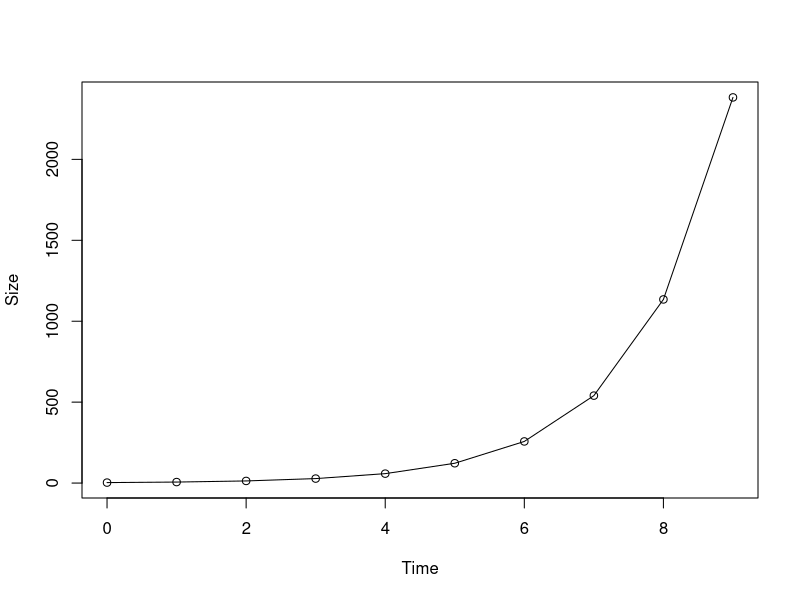
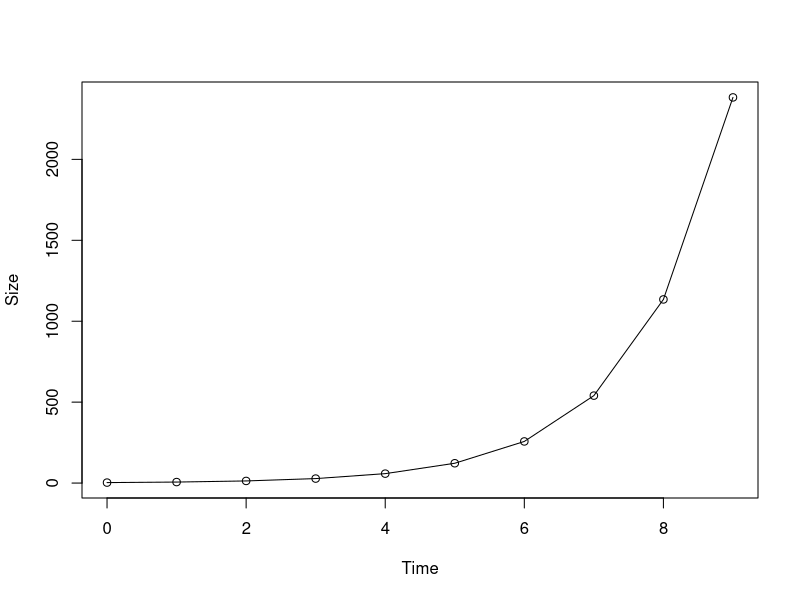
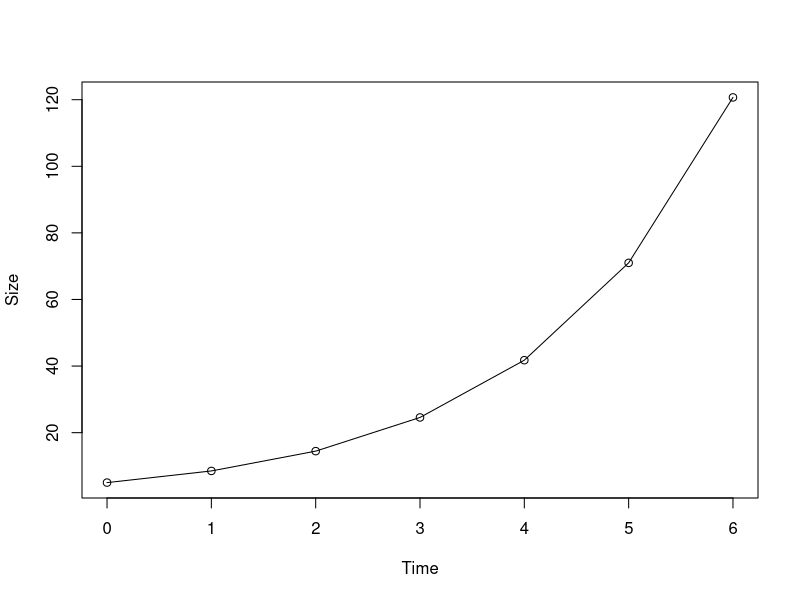
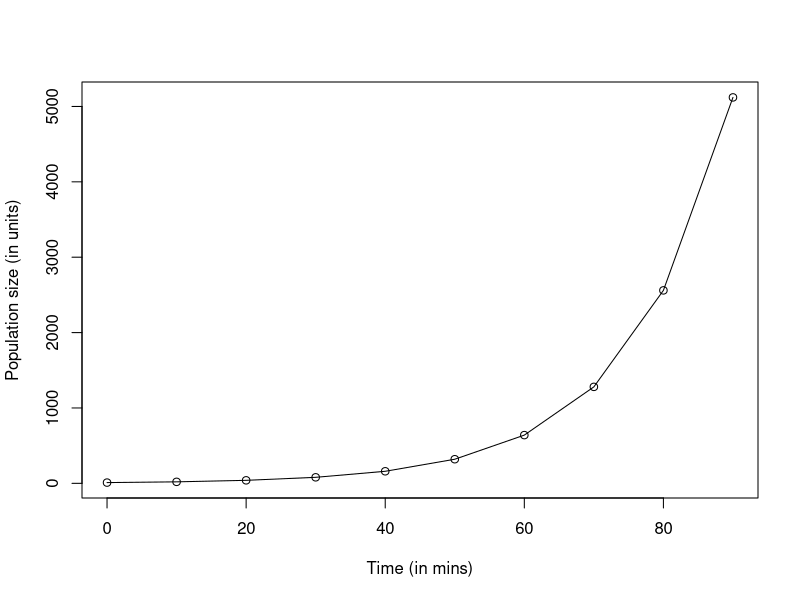
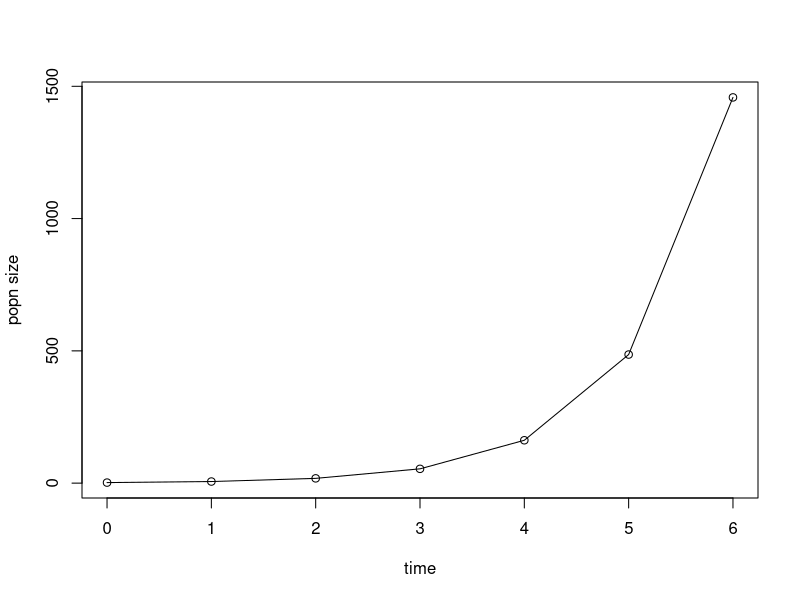
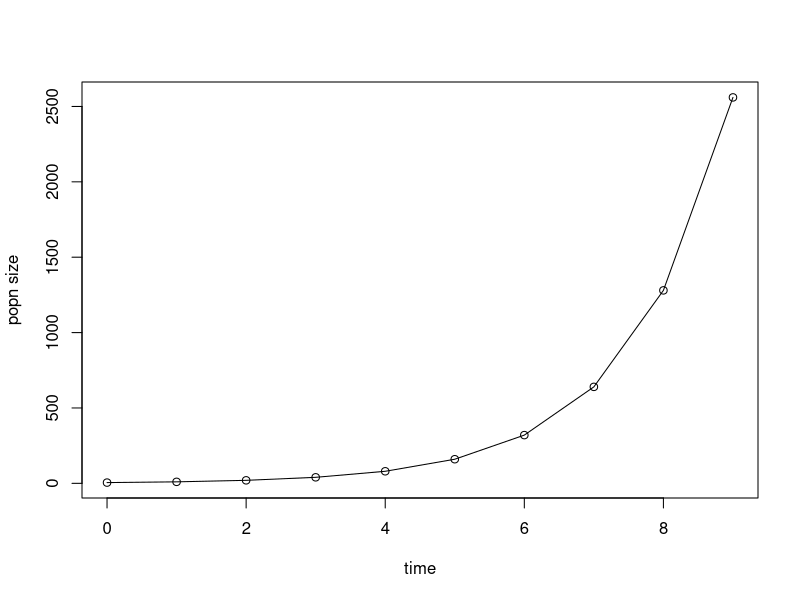
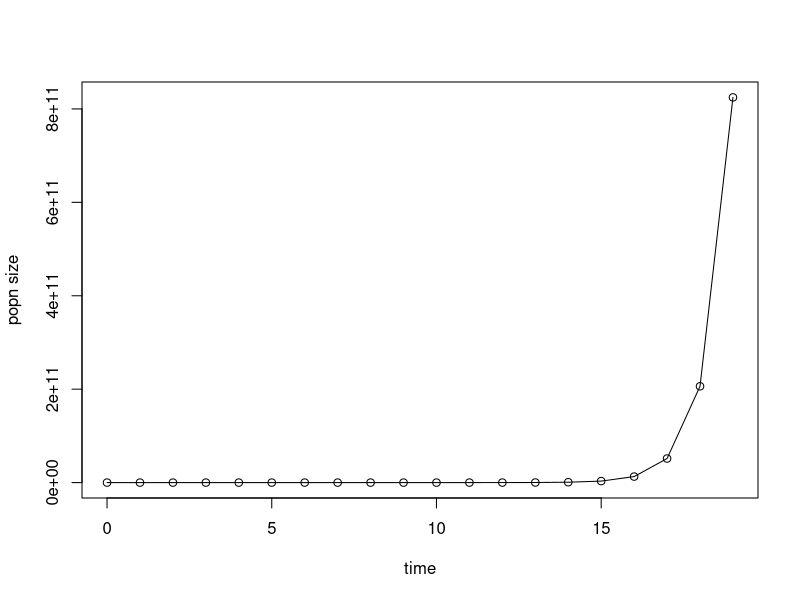
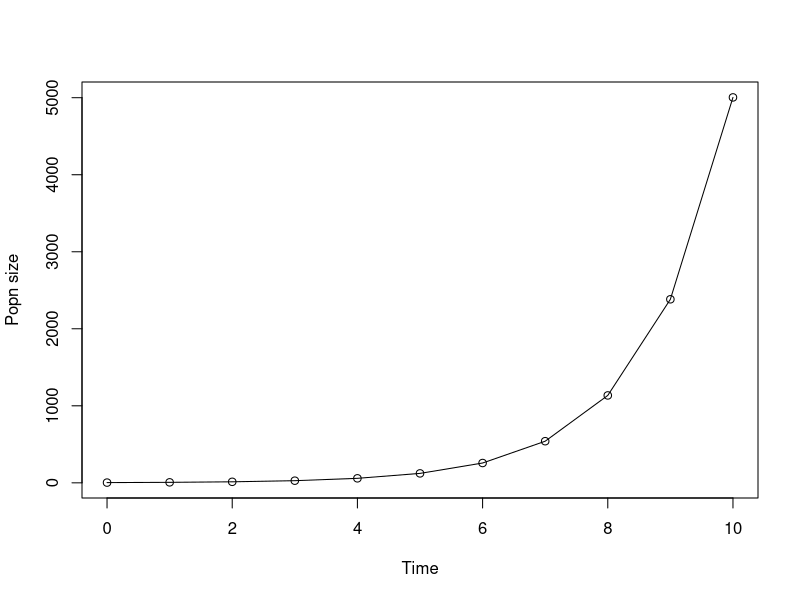

Source code (R) for these figures, in order:
#' ---
#' title: "Simulation in R"
#' author: "Toheeb"
#' 
#' 
#' # **BASIC POPULATION DYNAMICS**
#' **Difference Equations in R 
#' **DISCRETE-TIME DYNAMICAL MODELS 
#' Difference equations are used for when changes occur in discrete time intervals
#' 
#' ## 1. Exponential Growth (i.e., a population growing indefinitely)
#' ### Method A -- Using difference equation
#' To calculate exponential growth at discrete time intervals, the difference equation (i.e., 
#' the discrete-time exponential equation) is:
#' N_t+1 = N~_ + bN_t - dN_t where N_t+1 = new popn size; N_t = old popn size; b = per capita 
#' ...birth rate; d = per capita death rate)
#'          = N_t + (b-d)N_t
#'          = N_t + (r)N_t 
#'          = (1 + r)N_t 
#'          = λN_t
#' 
#' Example 1: Calculate population size at 10 discrete times, using the formula above.
# Use a FOR loop
generations <- 10
N <- numeric(generations) # a vector with empty spaces for 10 numeric values
N[1] <- 3 # assume the first element in N is 3, i.e., the initial population size
lambda <- 2.1 # assume lambda (growth coefficient??) has a value of 2.1
for (t in 1:(generations - 1)) {
    N[t + 1] <- lambda * N[t] 
}
(N)

plot(0:(generations - 1), N, type = "o", xlab = "Time", ylab = "Size")
# NB: the population is initially at rest (no changes), hence the starting point is zero

#' 
#' Example 2: To calculate population growth for different populations with different starting 
#' sizes, lambdas, and time points, a function is more useful here:
pop_growth <- function(lambda, N0, gen) {
    for (i in 1:(gen - 1)) {
        N0[i + 1] <- lambda * N0[i]
    }
    return(N0)
}

#' 
# if lambda is 2.1 and population size starts at n = 3, what are new population sizes at 9 
#...more instances?
pop_growth(2.1, 3, 10)

#' 
# if lambda is 1.7 and population size starts at n = 5, what are new population sizes at 6 additional discrete times?
pop_growth(1.7, 5, 7)

#' 
#' Throw a graph into the mix:
popgrowth_graph <- function(lambda, N0, gen) {
    for (i in 1:(gen - 1)) {
        N0[i + 1] <- lambda * N0[i]
    }
    new_pop <- N0
    graph <- plot(0:(gen - 1), new_pop, xlab = "Time", ylab = "Size", type = "o")
    return(list(new_pop, graph))
}

popgrowth_graph(2.1, 3, 10)
popgrowth_graph(1.7, 5, 7)

#' 
#' #### PRACTICE QUESTIONS
#' 1. A population of amoeba doubles every 10 minutes. Starting with a sample size of 10, what 
#' will be the population at the end of 90 minutes?
rep <- 10 # 1 starting population, and 9 growth repetitions
pop <- numeric(rep)
pop[1] <- 10
lmb <- 2 # lambda
for (t in 1:(rep - 1)) {
    pop[t + 1] <- pop[t] * lmb
}
pop

#' 
timeInterval <- seq(0,90,10) # a sequence of 0 to 90, spaced at 10-unit intervals
plot(timeInterval, pop, xlab = "Time (in mins)", ylab = "Population size (in units)", type = "o")

#' 2. Write a function to calculate the exponential growth of some unnamed organism, given the 
#' starting pop size, multiplication factor, and number of repetitions.
expo <- function(size, mult_factor, cycles) {
    for (t in 1:(cycles - 1)) {
        size[t + 1] <- size[t] * mult_factor
    }
    graphing <- plot(0:(cycles - 1), size, xlab = "time", ylab = "popn size", type = "o")
    return(list(size, graphing))
}

expo(2, 3, 7)
expo(5, 2, 10)
expo(3, 4, 20)

#' 
#' 
## -----------------------------------------------------------------------------
## -----------------------------------------------------------------------------
#' ### Method B -- Using explicit solution:
#' N_t = (λ ^ t) * N_0 [where N_t = new pop size, t = time interval, N_0 = starting population]
#' 
#' Example: Calculate new pop sizes at 10 time intervals for a pop starting at n=3
lambda <- 2.1
t <- 0:10
N0 <- 3
Nt <- (lambda ^ t) * N0
(Nt)
plot(t, Nt, type = "o", xlab = "Time", ylab = "Popn size")

#' 
#' 
#' 
## -----------------------------------------------------------------------------
## -----------------------------------------------------------------------------
#' ## 2. Logistic Growth (i.e., a geometric growth followed by stability)
#' The Discrete-Time logistic equation (difference equation for logistic growth) is:
#' N_t+1~ = N_t + rN_t (1 - [N_t/K]). \
#' r = per capita birth rate minus per capita death rate; K = carrying capacity
#' NB: This equation simply adds the the last expression (in parenthesis) to the difference 
#' equation for exponential growth. As with exponential growth, log growth difference equation 
#' is solved/applied using simulation (For loops and Functions)
#' 
#' Example:
dlogistic <- function(k, r, n, generations) {
    for (x in 1:(generations - 1)) {
        n[x + 1] <- n[x] + (r * n[x]) * (1 - (n[x] / k))
    }
    new_popns <- n
    output <- plot(0:(generations - 1), new_popns, type = "o", xlab = "time", ylab = "Pop Size")
    return(list(new_popns, output))
}

dlogistic(k = 1000, r = 1.5,  n = 10, generations = 30)

#' 
#' 
#' 
## -----------------------------------------------------------------------------
## -----------------------------------------------------------------------------
## -----------------------------------------------------------------------------
## -----------------------------------------------------------------------------
## -----------------------------------------------------------------------------
## -----------------------------------------------------------------------------
#' # **DETERMINISTIC CHAOS**
#' A population growth dynamic may exhibit:
#' 1-point cycle: same population size repeated continuously
#' 2-point cycle: two populations repeated at certain intervals
#' 3-point cycle
#' ...and so on. 
#' However, a population may also exhibit an irregular, unpredictable pattern of growth. It is 
#' thus said to be in a "chaotic" state. Hence, deterministic CHAOS.
#' 
#' The difference equation here is:
#' X_t+1~ = r * X_t * (1-X~t~) [where: X_t+1 = the new ratio of existing population to maximum 
#'...possible population; X_t = the old ratio of existing population to maximum possible 
#'..population; r is per capita birth rate minus per capita death rate
canlogistic <- function(r, x0, generations) {
    for (i in 1:(generations - 1)) {
        x0[i + 1] <- r * x0[i] * (1 - x0[i])
    }
    pop_ratios <- x0
    return(pop_ratios)
}

generations <- 250
xt_1 <- canlogistic(2, 0.9, 250)
xt_2 <- canlogistic(3.5, 0.9, 250)
xt_3 <- canlogistic(3.9, 0.9, 250)
par(mfrow = c(1, 3))
plot(0:(generations - 1), xt_1, type = "o", xlim = c(200, 250), xlab = "Generations", ylab = "population density", main = "r=2")
plot(0:(generations - 1), xt_2, type = "o", xlim = c(200, 250), xlab = "Generations", ylab = "population density", main = "r=3.5")
plot(0:(generations - 1), xt_3, type = "o", xlim = c(200, 250), xlab = "Generations", ylab = "population density", main = "r=3.9")

#' 
#' Note that the graph becomes more "chaotic" as r increases
#' 
#' **Note to self**: The plots didn't display in VSCode. Running the code ".vsc.attach()" still didn't fix it. (It worked in an earlier work though)
#' 
#' 
#' ## Bifurcation Diagrams
#' A bifurcation diagram can help visualize how different patterns of growth appear in populations over periods
## ------------------------------------------------------------------------------------------------
minr <- 2.5 # minimum r
maxr <- 4.0 # maximum r
inc <- 0.01 # incremental unit
rd <- seq(minr, maxr, inc)

#' 
#' 
#' 
#' In bifurcation diagrams, the interest is usually focused on later generation because unpredictable patterns generally appear after the population has attained equilibrium.
## ------------------------------------------------------------------------------------------------
ttransients <- 100 # "transient" is a term referring to the early periods (generations) in a population before it reaches equilibrium. In the current example, transient is set to 100, i.e., the diagram should ignore the 1st 100 generations of the population

#' 
## ------------------------------------------------------------------------------------------------
trange <- 400 # the data will contain 400 generations (i.e, after the 1st 100, i.e., it will display only generations 101-500)

#' 
#' 
## ------------------------------------------------------------------------------------------------
#create an empty plot:
par(mfrow = c(1, 1)) # This resets the plot (from a previous code that demarcates the plot for three objects). Note that this is only needed in a basic R environment, not in R Markdown (where codes are organized in chunks, such that restrictions/definitions in a previous plot wouldn't carry over to a next one)

plot(c(minr, maxr), c(0, 1), type = "n", pch = ".", xlab = "r", ylab = "Population density in the last 400 generations")

# Now insert the plot:
for (r in rd) {
    x <- 0.1
    for (i in 1:ttransients) {
        x <- r * x * (1 - x)
    }
    for (i in 1:trange) {
        x <- r * x * (1 - x)
        points(r, x, pch = ".")
    }
} # recall that rd, ttransients, and trange have been defined previously

#' 
#' 
#' *Note to self: I wonder why it is not "101:trange" since it's a continuation from ttransients. Same result either way, though.*
#' 
#' Notice the different point cycles (1, 2, 4, etc...) in the resulting bifurcation diagram
#' 
#' 
#' # **DIFFERENTIAL EQUATIONS IN R**
#' Differential equations are used for representing population dynamic when the population changes continuously (unlike at discrete time intervals)
#' 
#' ## Representing Basic Dynamics
## ------------------------------------------------------------------------------------------------
# install.packages("deSolve")

#' 
#' The ode (ordinary differential equation) function used later is contained in the "deSolve" package. Some of the function's arguments are:\
#' y: the state variable(s), y[1] is the 1st state var, y[2] is 2nd, etc.\
#' times: sequence of output\
#' func: the set of derivatives; defined as function(times, y, parms)\
#' parms: parameters (constant) passed, p[1] is the 1st parameter\
#' method: numerical integration algorithm e.g., Runge-Kutta (default is Isoda)
## ------------------------------------------------------------------------------------------------
library(deSolve)

#' 
## ------------------------------------------------------------------------------------------------
cgrowth <- function(times, y, parms) {
    dN_dT <- p[1] * y[1]
    return(list(dN_dT))
}

#' 
## ------------------------------------------------------------------------------------------------
p <- 0.5
y0 <- 2
t <- 0:20
sol <- ode(y = y0, times = t, func = cgrowth, parms = p) # ode = ordinary differential equation

#' 
#' 
## ------------------------------------------------------------------------------------------------
plot(t, sol[, 2], type = "o")

#' 
#' ## Continous time logistic equation
#' The above problem can also be solved using the continous time logistic equation (i.e., dN/dT = rN (1 - N/k):
## ------------------------------------------------------------------------------------------------
clogistic <- function(times, y, parms) {
    dN_dT <- p[1] * y[1] * (1 - (y[1] / p[2]))
    return(list(dN_dT))
}

#' 
## ------------------------------------------------------------------------------------------------
p <- c(0.5, 1000)
y0 <- 2
t <- 0:30
sol2 <- ode(y = y0, times = t, func = clogistic, parms = p)
plot(t, sol2[, 2], type = "o")
# Note the sigmoidal shape of the curve, which is xteristic of a logistic growth

#' 
#' 
#' ## Lotka-Volterra Predation Equations
#' Instantaneous rate of change in the prey population is given as: dN/dT = (r * N) - a * P * N \
#' Instantaneous rate of change in the predator popn is given as: dP/dT = -(b * P) + f * P * N
## ------------------------------------------------------------------------------------------------
library(lattice)
r <- 0.5; a <- 0.01; f <- 0.01; b <- 0.2
p <- c(r, a, b, f)
y0 <- c(N = 25, P = 5)
t <- seq(0, 200, 0.1)

#' 
## ------------------------------------------------------------------------------------------------
pred_prey <- function(times, y, parms) {
    N <- y[1]
    P <- y[2]
    with(as.list(p), {
        dN_dT <- (r * N) - (a * P * N)
        dP_dT <- -(b * P) + (f * P * N)
        return(list(c(dN_dT, dP_dT)))
    }
    )
}

#' 
#' 
## ------------------------------------------------------------------------------------------------
output <- ode(y = y0, times = t, func = pred_prey, parms = p)
par(mfrow = c(2, 1))
matplot(output[, 1], output[, 2:3], type = "o", xlab = "Time??",ylab = "Population Size")

# Or, plot a graph of predator density against prey density
plot(output[, 2], output[, 3], type = "l", xlab = "Prey density", ylab = "Predator density")

#' 
#' 
#' 
#' # **STOCHASTIC MODELS**
#' Stochastic models deal with random variables/numbers. Random numbers can be generated by using any of two procedures: \
#' 1. By drawing from existing distributions \
#' 2. By drawing from custom-made selections
#' 
#' ## 1. Using Exisitng Distributions
#' ### A. Uniform Distribution -- the general form of the function is: \
#' runif(n, min, max)
#' 
## ------------------------------------------------------------------------------------------------
runif(15, 1, 10) # generate 15 random numbers btw 1 and 10

#' 
#' If the min and max are not specified, R sets the default to 0 and 1 respectively:
## ------------------------------------------------------------------------------------------------
runif(15) #15 random numbers btw 0 and 1

#' 
#' ### B. Normal (or Gaussian) Distribution
#' This distribution takes the shape of a bell curve. The general form of its function is:\
#' rnorm(n, mean, sd)
## ------------------------------------------------------------------------------------------------
rnorm(10, 50, 100)

#' 
#' As with runif(), the mean and sd has a default value of 0 and 1 respectively:
## ------------------------------------------------------------------------------------------------
rnorm(10) # ten random numbers from the normal distribution, with a mean of 0 and sd of 1

#' 
#' ### C. Binomial Distribution
#' This generates the random number of successes of independent trials. The general form of the function is:\
#' rbinom(n, size, prob) \
#' Example: an unbiased coin was tossed 100 times in a row, once a day for a week with a probability that each toss is a success (say, heads)
#' 
## ------------------------------------------------------------------------------------------------
rbinom(n = 7, size = 100, prob = 0.5) # this outputs the number of successes for each trial(n=7)

#' 
#' 
#' ## 2. Using custom-made selections
## ------------------------------------------------------------------------------------------------
set.seed(3) # this can also be used with the previous functions -- ensures the same set of number is produced each time
sample(1:10, 5) # from 1 to 10, select 5 random numbers
# NB: this is different from runif(5,1,10), whose output would include decimals

#' Alternatively:
## ------------------------------------------------------------------------------------------------
population <- 1:10
sample(population, 5)

#' 
#' NB - the vector does not have to be sequential, i.e., could be any collection of numbers
## ------------------------------------------------------------------------------------------------
pop <- c(30, 10, 50, 20, 70, 90, 40, 100, 80, 60)
sample(pop, 5)

#' 
#' It could also be a collection of strings/letters:
## ------------------------------------------------------------------------------------------------
popn <- c("A", "B", "C", "D", "E", "F", "G", "H", "I", "J")
sample(popn, 5)

#' 
#' When the sample specified is larger than the pop, R returns an error because the replace argument is defaulted to "False". To avoid the error message, set replace to "TRUE".
## ------------------------------------------------------------------------------------------------
sample(popn, 15, replace = TRUE)

#' 
#' Another example:
## ------------------------------------------------------------------------------------------------
options <- c("heads", "tails")
sample(options, 10, replace = TRUE) # there are only two elements ("heads"  and "tails"). But the function asks for 10 drawings. Hence, the replace argument is set to "TRUE."

#' 
#' 
#' 
#' 
